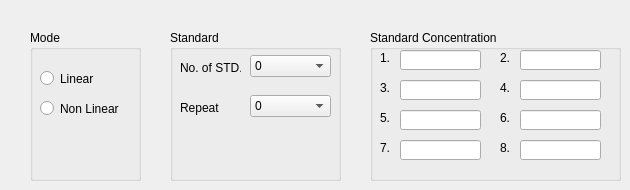
      <widget class="QWidget" name="tab_7">
       <attribute name="title">
        <string>Calibration</string>
       </attribute>
       <widget class="QGroupBox" name="groupBox">
        <property name="geometry">
         <rect>
          <x>30</x>
          <y>30</y>
          <width>111</width>
          <height>151</height>
         </rect>
        </property>
        <property name="title">
         <string>Mode</string>
        </property>
        <widget class="QRadioButton" name="radioButton">
         <property name="geometry">
          <rect>
           <x>10</x>
           <y>40</y>
           <width>82</width>
           <height>17</height>
          </rect>
         </property>
         <property name="text">
          <string>Linear</string>
         </property>
        </widget>
        <widget class="QRadioButton" name="radioButton_2">
         <property name="geometry">
          <rect>
           <x>10</x>
           <y>70</y>
           <width>82</width>
           <height>17</height>
          </rect>
         </property>
         <property name="text">
          <string>Non Linear</string>
         </property>
        </widget>
       </widget>
       <widget class="QGroupBox" name="groupBox_2">
        <property name="geometry">
         <rect>
          <x>170</x>
          <y>30</y>
          <width>171</width>
          <height>151</height>
         </rect>
        </property>
        <property name="title">
         <string>Standard</string>
        </property>
        <widget class="QLabel" name="label_25">
         <property name="geometry">
          <rect>
           <x>10</x>
           <y>30</y>
           <width>61</width>
           <height>16</height>
          </rect>
         </property>
         <property name="text">
          <string>No. of STD.</string>
         </property>
        </widget>
        <widget class="QLabel" name="label_26">
         <property name="geometry">
          <rect>
           <x>10</x>
           <y>70</y>
           <width>61</width>
           <height>16</height>
          </rect>
         </property>
         <property name="text">
          <string>Repeat</string>
         </property>
        </widget>
       </widget>
       <widget class="QGroupBox" name="groupBox_3">
        <property name="geometry">
         <rect>
          <x>370</x>
          <y>30</y>
          <width>251</width>
          <height>151</height>
         </rect>
        </property>
        <property name="title">
         <string>Standard Concentration</string>
        </property>
        <widget class="QLineEdit" name="lineEdit_13">
         <property name="geometry">
          <rect>
           <x>30</x>
           <y>20</y>
           <width>81</width>
           <height>20</height>
          </rect>
         </property>
        </widget>
        <widget class="QLabel" name="label_27">
         <property name="geometry">
          <rect>
           <x>10</x>
           <y>20</y>
           <width>21</width>
           <height>16</height>
          </rect>
         </property>
         <property name="text">
          <string>1.</string>
         </property>
         <property name="buddy">
          <cstring>lineEdit_13</cstring>
         </property>
        </widget>
        <widget class="QLabel" name="label_28">
         <property name="geometry">
          <rect>
           <x>130</x>
           <y>20</y>
           <width>21</width>
           <height>16</height>
          </rect>
         </property>
         <property name="text">
          <string>2.</string>
         </property>
         <property name="buddy">
          <cstring>lineEdit_14</cstring>
         </property>
        </widget>
        <widget class="QLineEdit" name="lineEdit_14">
         <property name="geometry">
          <rect>
           <x>150</x>
           <y>20</y>
           <width>81</width>
           <height>20</height>
          </rect>
         </property>
        </widget>
        <widget class="QLabel" name="label_29">
         <property name="geometry">
          <rect>
           <x>10</x>
           <y>50</y>
           <width>21</width>
           <height>16</height>
          </rect>
         </property>
         <property name="text">
          <string>3.</string>
         </property>
         <property name="buddy">
          <cstring>lineEdit_15</cstring>
         </property>
        </widget>
        <widget class="QLabel" name="label_30">
         <property name="geometry">
          <rect>
           <x>130</x>
           <y>50</y>
           <width>21</width>
           <height>16</height>
          </rect>
         </property>
         <property name="text">
          <string>4.</string>
         </property>
         <property name="buddy">
          <cstring>lineEdit_16</cstring>
         </property>
        </widget>
        <widget class="QLineEdit" name="lineEdit_15">
         <property name="geometry">
          <rect>
           <x>30</x>
           <y>50</y>
           <width>81</width>
           <height>20</height>
          </rect>
         </property>
        </widget>
        <widget class="QLineEdit" name="lineEdit_16">
         <property name="geometry">
          <rect>
           <x>150</x>
           <y>50</y>
           <width>81</width>
           <height>20</height>
          </rect>
         </property>
        </widget>
        <widget class="QLabel" name="label_31">
         <property name="geometry">
          <rect>
           <x>10</x>
           <y>110</y>
           <width>21</width>
           <height>16</height>
          </rect>
         </property>
         <property name="text">
          <string>7.</string>
         </property>
         <property name="buddy">
          <cstring>lineEdit_17</cstring>
         </property>
        </widget>
        <widget class="QLabel" name="label_32">
         <property name="geometry">
          <rect>
           <x>130</x>
           <y>80</y>
           <width>21</width>
           <height>16</height>
          </rect>
         </property>
         <property name="text">
          <string>6.</string>
         </property>
         <property name="buddy">
          <cstring>lineEdit_19</cstring>
         </property>
        </widget>
        <widget class="QLabel" name="label_33">
         <property name="geometry">
          <rect>
           <x>10</x>
           <y>80</y>
           <width>21</width>
           <height>16</height>
          </rect>
         </property>
         <property name="text">
          <string>5.</string>
         </property>
         <property name="buddy">
          <cstring>lineEdit_18</cstring>
         </property>
        </widget>
        <widget class="QLineEdit" name="lineEdit_17">
         <property name="geometry">
          <rect>
           <x>30</x>
           <y>110</y>
           <width>81</width>
           <height>20</height>
          </rect>
         </property>
        </widget>
        <widget class="QLineEdit" name="lineEdit_18">
         <property name="geometry">
          <rect>
           <x>30</x>
           <y>80</y>
           <width>81</width>
           <height>20</height>
          </rect>
         </property>
        </widget>
        <widget class="QLineEdit" name="lineEdit_19">
         <property name="geometry">
          <rect>
           <x>150</x>
           <y>80</y>
           <width>81</width>
           <height>20</height>
          </rect>
         </property>
        </widget>
        <widget class="QLineEdit" name="lineEdit_20">
         <property name="geometry">
          <rect>
           <x>150</x>
           <y>110</y>
           <width>81</width>
           <height>20</height>
          </rect>
         </property>
        </widget>
        <widget class="QLabel" name="label_34">
         <property name="geometry">
          <rect>
           <x>130</x>
           <y>110</y>
           <width>21</width>
           <height>16</height>
          </rect>
         </property>
         <property name="text">
          <string>8.</string>
         </property>
         <property name="buddy">
          <cstring>lineEdit_20</cstring>
         </property>
        </widget>
       </widget>
       <widget class="QComboBox" name="comboBox_5">
        <property name="geometry">
         <rect>
          <x>250</x>
          <y>55</y>
          <width>81</width>
          <height>22</height>
         </rect>
        </property>
        <item>
         <property name="text">
          <string>0</string>
         </property>
        </item>
        <item>
         <property name="text">
          <string>1</string>
         </property>
        </item>
        <item>
         <property name="text">
          <string>2</string>
         </property>
        </item>
        <item>
         <property name="text">
          <string>3</string>
         </property>
        </item>
        <item>
         <property name="text">
          <string>4</string>
         </property>
        </item>
        <item>
         <property name="text">
          <string>5</string>
         </property>
        </item>
        <item>
         <property name="text">
          <string>6</string>
         </property>
        </item>
        <item>
         <property name="text">
          <string>7</string>
         </property>
        </item>
        <item>
         <property name="text">
          <string>8</string>
         </property>
        </item>
       </widget>
       <widget class="QComboBox" name="comboBox_6">
        <property name="geometry">
         <rect>
          <x>250</x>
          <y>95</y>
          <width>81</width>
          <height>22</height>
         </rect>
        </property>
        <item>
         <property name="text">
          <string>0</string>
         </property>
        </item>
        <item>
         <property name="text">
          <string>1</string>
         </property>
        </item>
        <item>
         <property name="text">
          <string>2</string>
         </property>
        </item>
        <item>
         <property name="text">
          <string>3</string>
         </property>
        </item>
        <item>
         <property name="text">
          <string>4</string>
         </property>
        </item>
        <item>
         <property name="text">
          <string>5</string>
         </property>
        </item>
       </widget>
      </widget>
